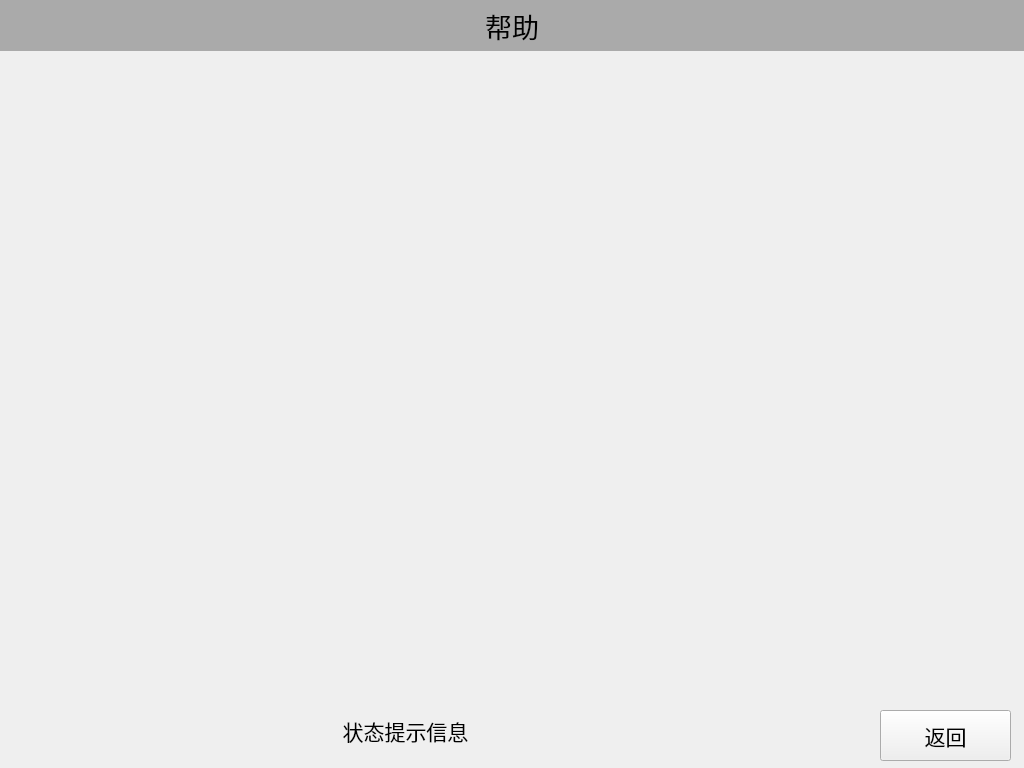
<?xml version="1.0" encoding="UTF-8"?>
<ui version="4.0">
 <class>HelpWidget</class>
 <widget class="QWidget" name="HelpWidget">
  <property name="geometry">
   <rect>
    <x>0</x>
    <y>0</y>
    <width>1024</width>
    <height>768</height>
   </rect>
  </property>
  <property name="windowTitle">
   <string>Form</string>
  </property>
  <widget class="QPushButton" name="pushButton_Esc">
   <property name="geometry">
    <rect>
     <x>880</x>
     <y>710</y>
     <width>131</width>
     <height>51</height>
    </rect>
   </property>
   <property name="sizePolicy">
    <sizepolicy hsizetype="Fixed" vsizetype="Fixed">
     <horstretch>0</horstretch>
     <verstretch>0</verstretch>
    </sizepolicy>
   </property>
   <property name="font">
    <font>
     <family>Yahei Mono</family>
     <pointsize>16</pointsize>
    </font>
   </property>
   <property name="text">
    <string>返回</string>
   </property>
  </widget>
  <widget class="QLabel" name="label_AppTile">
   <property name="geometry">
    <rect>
     <x>0</x>
     <y>0</y>
     <width>1024</width>
     <height>51</height>
    </rect>
   </property>
   <property name="font">
    <font>
     <family>Yahei Mono</family>
     <pointsize>20</pointsize>
    </font>
   </property>
   <property name="styleSheet">
    <string notr="true">background-color: rgb(170, 170, 170);</string>
   </property>
   <property name="text">
    <string>帮助</string>
   </property>
   <property name="alignment">
    <set>Qt::AlignCenter</set>
   </property>
  </widget>
  <widget class="QLabel" name="lable_zttsxx">
   <property name="geometry">
    <rect>
     <x>250</x>
     <y>700</y>
     <width>311</width>
     <height>61</height>
    </rect>
   </property>
   <property name="sizePolicy">
    <sizepolicy hsizetype="Fixed" vsizetype="Preferred">
     <horstretch>0</horstretch>
     <verstretch>0</verstretch>
    </sizepolicy>
   </property>
   <property name="font">
    <font>
     <family>Yahei Mono</family>
     <pointsize>16</pointsize>
     <weight>50</weight>
     <bold>false</bold>
    </font>
   </property>
   <property name="styleSheet">
    <string notr="true"/>
   </property>
   <property name="text">
    <string>状态提示信息</string>
   </property>
   <property name="alignment">
    <set>Qt::AlignCenter</set>
   </property>
  </widget>
  <zorder>label_AppTile</zorder>
  <zorder>pushButton_Esc</zorder>
  <zorder>lable_zttsxx</zorder>
 </widget>
 <resources/>
 <connections/>
</ui>
